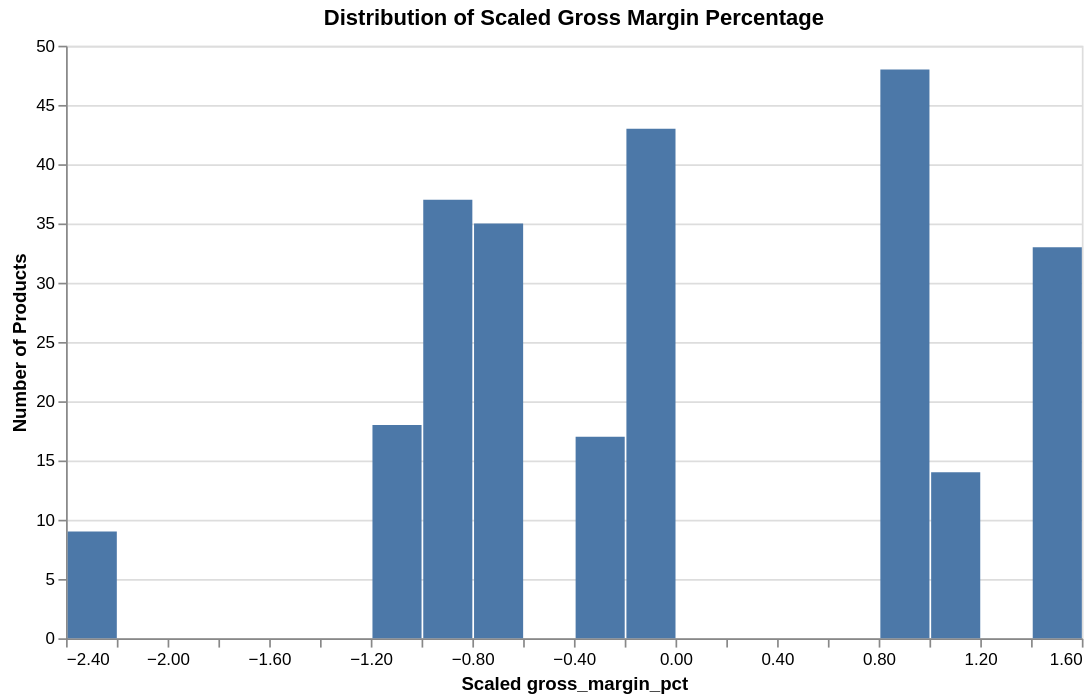

Notebook cell for this chart:
### Code cell
alt.Chart(X_train).mark_bar().encode(
    x=alt.X(f"{feature_1_name}:Q", bin=alt.Bin(maxbins=30), title="Scaled gross_margin_pct"),
    y=alt.Y("count():Q", title="Number of Products"),
    tooltip=["count()"]
).properties(
    title="Distribution of Scaled Gross Margin Percentage",
    width=600,
    height=350
)

### Figure 1 — Vega-Lite specification as saved in the notebook (floating-point values rounded to 4 significant figures; data arrays with more than 128 entries replaced by an {"elided": "..."} marker saying what was removed)
{"config": {"view": {"continuousWidth": 300, "continuousHeight": 300}}, "data": {"name": "data-411369efa7046476d60b0d18672aa8ef"}, "mark": {"type": "bar"}, "encoding": {"tooltip": [{"aggregate": "count", "type": "quantitative"}], "x": {"bin": {"maxbins": 30}, "field": "gross_margin_pct", "title": "Scaled gross_margin_pct", "type": "quantitative"}, "y": {"aggregate": "count", "title": "Number of Products", "type": "quantitative"}}, "height": 350, "title": "Distribution of Scaled Gross Margin Percentage", "width": 600, "$schema": "https://vega.github.io/schema/vega-lite/v5.20.1.json", "datasets": {"data-411369efa7046476d60b0d18672aa8ef": {"elided": "254 records"}}}
